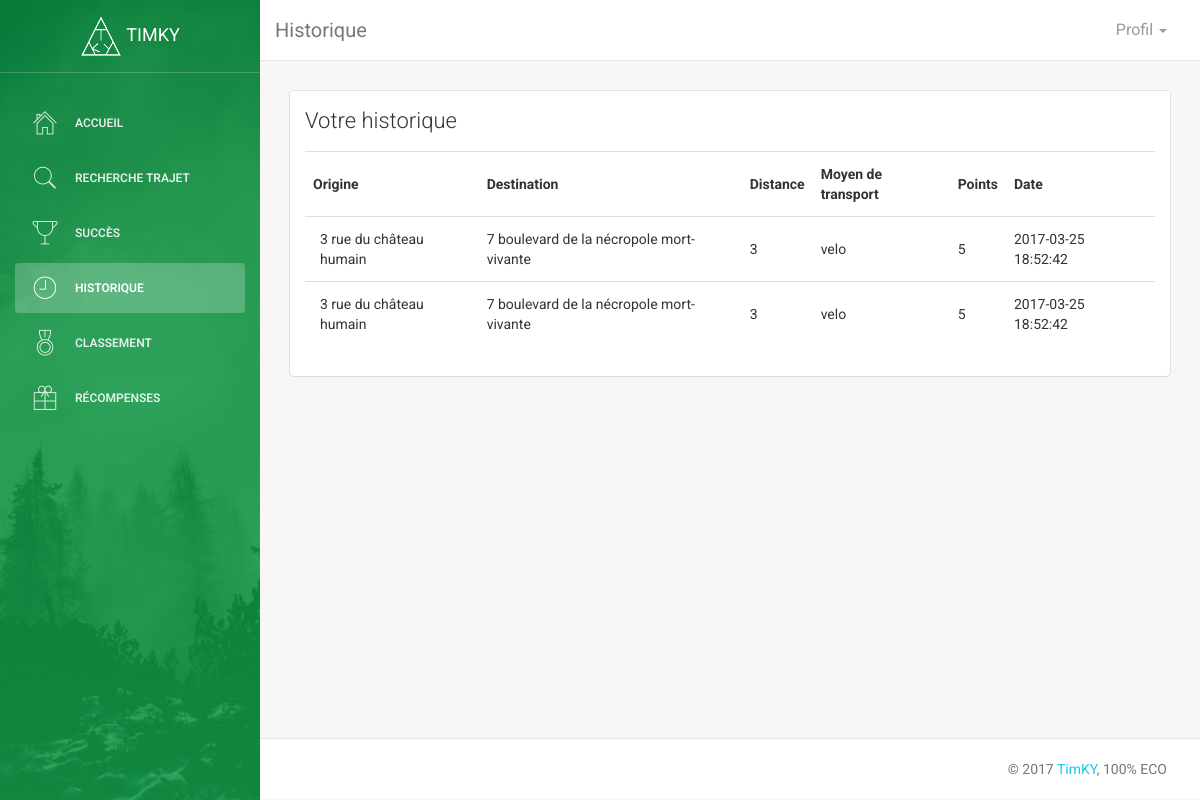
The app's page /frontoffice/historique.php (signed in) with its own data.
### tables this page shows
CREATE TABLE `histo_trajet` (
  `id_histo` int(11) NOT NULL,
  `dist` int(11) DEFAULT NULL,
  `vehicule` varchar(10) DEFAULT NULL,
  `id_user` int(11) DEFAULT NULL,
  `date_trajet` timestamp NULL DEFAULT NULL,
  `point_cumul` int(11) DEFAULT NULL,
  `depart` varchar(200) DEFAULT NULL,
  `arrivee` varchar(200) DEFAULT NULL
);

### frontoffice/historique.php (the view, shortened to what this page needs)
<!doctype html>
<html lang="fr">
<head>
	<link href="../assets/css/bootstrap.min.css" rel="stylesheet" />
	<link href="../assets/css/animate.min.css" rel="stylesheet" />
	<link href="../assets/css/light-bootstrap-dashboard.css" rel="stylesheet" />
	<link href="../assets/css/demo.css" rel="stylesheet" />
	<link href="http://maxcdn.bootstrapcdn.com/font-awesome/4.2.0/css/font-awesome.min.css" rel="stylesheet">
	<link href="../assets/css/pe-icon-7-stroke.css" rel="stylesheet" />
</head>
<body>
	<div class="wrapper">
		<div class="sidebar" data-color="green" data-image="../assets/img/sidebar-5.jpg">
			<div class="sidebar-wrapper">
				<div class="logo">
					<a href="#" class="simple-text">
						<img src="../assets/img/logo_white.png" alt="..." width="42" height="42">
                    TimKY
                </a>
				</div>
				<ul class="nav">
					<li>
						<a href="index.php">
							<i class="pe-7s-home"></i>
							<p>Accueil</p>
						</a>
					</li>
					<li>
						<a href="recherchetrajet.php">
							<i class="pe-7s-search"></i>
							<p>Recherche Trajet</p>
						</a>
					</li>
					<li>
						<a href="succes.php">
							<i class="pe-7s-cup"></i>
							<p>Succès</p>
						</a>
					</li>
					<li class="active">
						<a href="historique.php">
							<i class="pe-7s-clock"></i>
							<p>Historique
							</p>
						</a>
					</li>
					<li>
						<a href="classement.php">
							<i class="pe-7s-medal"></i>
							<p>Classement</p>
						</a>
					</li>
					<li>
						<a href="recompenses.php">
							<i class="pe-7s-gift"></i>
							<p>Récompenses</p>
						</a>
					</li>
				</ul>
			</div>
		</div>
		<div class="main-panel">
			<nav class="navbar navbar-default navbar-fixed">
				<div class="container-fluid">
					<div class="navbar-header">
						<a class="navbar-brand" href="#">Historique</a>
					</div>
					<div class="collapse navbar-collapse">
						<ul class="nav navbar-nav navbar-right">
							<li class="dropdown">
								<a href="#" class="dropdown-toggle" data-toggle="dropdown">
									<p>
										Profil
										<b class="caret"></b>
									</p>
								</a>
							</li>
						</ul>
					</div>
				</div>
			</nav>
			<div class="content">
				<div class="container-fluid">
					<div class="row">
						<div class="col-md-12">
							<div class="card">
								<div class="header">
									<h4 class="title">Votre historique</h4>
								</div>
								<div class="content">
                  <?php
                  include '../config/connectdb.php';
                  $sql = 'select * from histo_trajet where id_user='.$_SESSION['user_id'];
                  $result = mysqli_query($conn,$sql);
                  echo '<table class="table"><th>Origine</th><th>Destination</th><th>Distance</th><th>Moyen de transport</th><th>Points</th><th>Date</th>';
                  while($row = mysqli_fetch_array($result, MYSQLI_ASSOC)) {
                    echo '<tr><td>'.$row['depart'].'</td><td>'.$row['arrivee'].'</td><td>'.$row['dist'].'</td><td>'.$row['vehicule'].'</td><td>'.$row['point_cumul'].'</td><td>'.$row['date_trajet'].'</td></tr>';
                  }
                  echo '</table>';
                  ?>
								</div>
							</div>
						</div>
					</div>
				</div>
			</div>
			<footer class="footer">
				<div class="container-fluid">
					<p class="copyright pull-right">
						&copy;
						 <a href="index.html">TimKY</a>, 100% ECO
					</p>
				</div>
			</footer>
		</div>
	</div>
</body>
</html>

### records on screen
histo_trajet: depart "3 rue du château humain", arrivee "7 boulevard de la nécropole mort-vivante", dist "3", vehicule "velo", point_cumul "5", date_trajet "2017-03-25 18:52:42"
histo_trajet: depart "3 rue du château humain", arrivee "7 boulevard de la nécropole mort-vivante", dist "3", vehicule "velo", point_cumul "5", date_trajet "2017-03-25 18:52:42"
